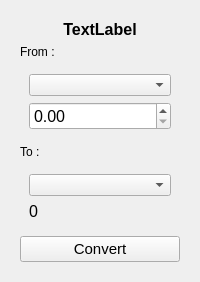
        <widget class="QWidget" name="Conversion_page">
         <layout class="QHBoxLayout" name="horizontalLayout_12">
          <item alignment="Qt::AlignmentFlag::AlignTop">
           <widget class="QFrame" name="verticalFrame">
            <layout class="QVBoxLayout" name="verticalLayout_18">
             <item>
              <widget class="QLabel" name="conversion_page_label">
               <property name="sizePolicy">
                <sizepolicy hsizetype="Preferred" vsizetype="Fixed">
                 <horstretch>0</horstretch>
                 <verstretch>0</verstretch>
                </sizepolicy>
               </property>
               <property name="font">
                <font>
                 <pointsize>12</pointsize>
                 <bold>true</bold>
                </font>
               </property>
               <property name="text">
                <string>TextLabel</string>
               </property>
               <property name="alignment">
                <set>Qt::AlignmentFlag::AlignCenter</set>
               </property>
              </widget>
             </item>
             <item>
              <widget class="QLabel" name="from_label">
               <property name="sizePolicy">
                <sizepolicy hsizetype="Preferred" vsizetype="Fixed">
                 <horstretch>0</horstretch>
                 <verstretch>0</verstretch>
                </sizepolicy>
               </property>
               <property name="text">
                <string>From :</string>
               </property>
              </widget>
             </item>
             <item>
              <widget class="QFrame" name="verticalFrame_2">
               <property name="sizePolicy">
                <sizepolicy hsizetype="Preferred" vsizetype="Fixed">
                 <horstretch>0</horstretch>
                 <verstretch>0</verstretch>
                </sizepolicy>
               </property>
               <layout class="QVBoxLayout" name="verticalLayout_19">
                <item>
                 <widget class="QComboBox" name="from_comboBox">
                  <property name="styleSheet">
                   <string notr="true"/>
                  </property>
                 </widget>
                </item>
                <item>
                 <widget class="QDoubleSpinBox" name="input_doubleSpinBox">
                  <property name="font">
                   <font>
                    <pointsize>12</pointsize>
                   </font>
                  </property>
                  <property name="styleSheet">
                   <string notr="true"/>
                  </property>
                  <property name="maximum">
                   <double>9999999999999999464902769475481793196872414789632.000000000000000</double>
                  </property>
                 </widget>
                </item>
               </layout>
              </widget>
             </item>
             <item>
              <widget class="QLabel" name="to_label">
               <property name="text">
                <string>To :</string>
               </property>
              </widget>
             </item>
             <item>
              <widget class="QFrame" name="verticalFrame">
               <property name="minimumSize">
                <size>
                 <width>0</width>
                 <height>0</height>
                </size>
               </property>
               <layout class="QVBoxLayout" name="verticalLayout_20">
                <property name="leftMargin">
                 <number>9</number>
                </property>
                <property name="topMargin">
                 <number>9</number>
                </property>
                <property name="rightMargin">
                 <number>9</number>
                </property>
                <property name="bottomMargin">
                 <number>9</number>
                </property>
                <item>
                 <widget class="QComboBox" name="to_comboBox">
                  <property name="styleSheet">
                   <string notr="true"/>
                  </property>
                 </widget>
                </item>
                <item>
                 <widget class="QLabel" name="output_label">
                  <property name="font">
                   <font>
                    <pointsize>12</pointsize>
                   </font>
                  </property>
                  <property name="text">
                   <string>0</string>
                  </property>
                 </widget>
                </item>
               </layout>
              </widget>
             </item>
             <item>
              <widget class="QPushButton" name="convert_btn">
               <property name="font">
                <font>
                 <pointsize>11</pointsize>
                </font>
               </property>
               <property name="cursor">
                <cursorShape>PointingHandCursor</cursorShape>
               </property>
               <property name="text">
                <string>Convert</string>
               </property>
              </widget>
             </item>
            </layout>
           </widget>
          </item>
         </layout>
        </widget>
